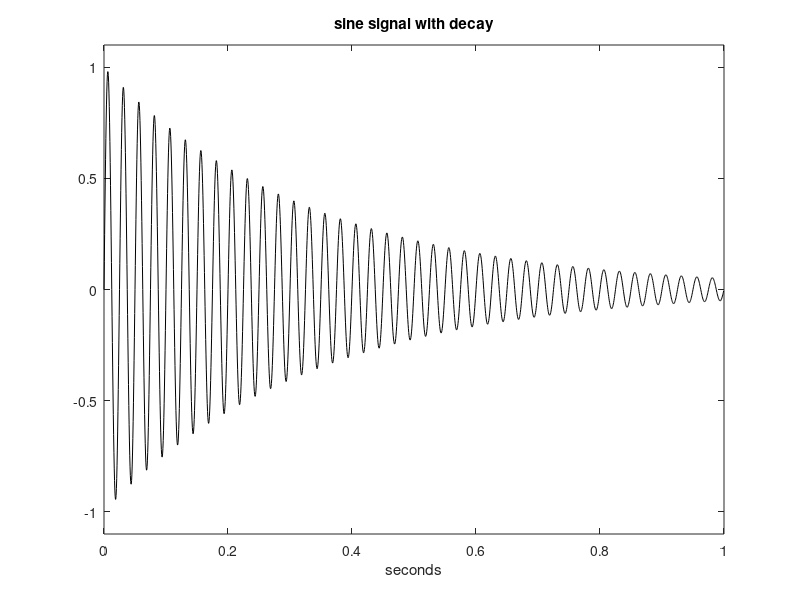

This chart was generated by the following MATLAB code:
% Sine signal with decay
fy=40; %signal frequency in Hz
wy=2*pi*fy; %signal frequency in rad/s
fs=2000; %sampling frequency in Hz
tiv=1/fs; %time interval between samples;
t=0:tiv:(1-tiv); %time intervals set (1 seconds)
KT=3; %decay constant
y=exp(-KT*t).*sin(wy*t); %signal data set
plot(t,y,'k'); %plots figure
axis ([0 1 -1.1 1.1]);
xlabel('seconds'); title('sine signal with decay');
